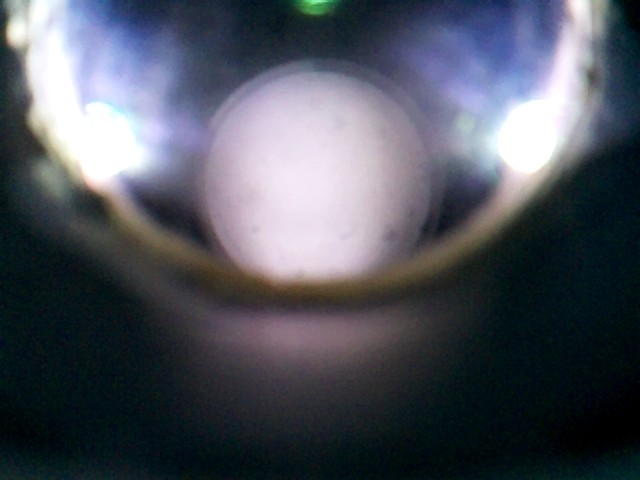
#> input picture midi-pc/data/static_training/bicarbonato/20250111_153943_foto.jpg, 640 x 480 px, found by its file name
$ python mask_pictures.py
#> lines starting #> are read from the running program, lines starting #| are printed output that depends on the picture; after the words box and inside, x2 and y2 are one past the last pixel; in counts of white or black regions, pixels touching at a corner belong together
import cv2 # type: ignore
import numpy as np
import matplotlib.pyplot as plt
import matplotlib

matplotlib.use("Agg")  # Use non-GUI backend

# Load image
image = cv2.imread('/home/alvaro/Documents/Workspace/midi/data/static_training/bicarbonato/20250111_153943_foto.jpg')
#> image is the input picture: shape (480, 640, 3); mean B, G, R 93.2, 82.8, 78.8
image_rgb = cv2.cvtColor(image, cv2.COLOR_BGR2RGB)

# Define the scale factor
# Decrease the size by 3 times
scale_factor = 1/3.0

# Get image dimensions
height, width = image.shape[:2]
#> height = 480; width = 640

# Calculate the new image dimensions
new_height = int(height * scale_factor)
#> new_height = 160
new_width = int(width * scale_factor)
#> new_width = 213

# Create a black mask
mask = np.zeros((height, width), dtype=np.uint8)

# Define circle center and radius
# center = (width // 2, int(height * 0.9))  # Moves the circle higher
#  # Center of the image
# radius = min(width, height) // 3  # Fit within the image

# Define non-integer center and radius
center_x = width / 2.02  # Example: keep it centered
#> center_x = 316.8
center_y = height * 0.39 # Move the circle up slightly
#> center_y = 187.2
radius = min(width, height) / 3.8  # Adjust the radius proportionally
#> radius = 126.3

# Convert to integers for OpenCV
center = (int(center_x), int(center_y))
#> center = (316, 187)
radius = int(radius)
#> radius = 126

# Draw a filled white circle
cv2.circle(mask, center, radius, 255, thickness=-1)
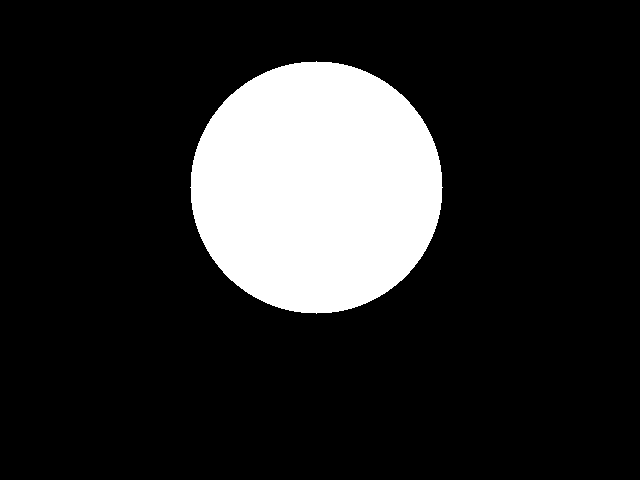
#> mask: shape (480, 640); 16.2% white; 1 white region, box (x1, y1, x2, y2) and area: (190, 61, 443, 314) 49861

# Apply mask to the image
masked_image = cv2.bitwise_and(image_rgb, image_rgb, mask=mask)
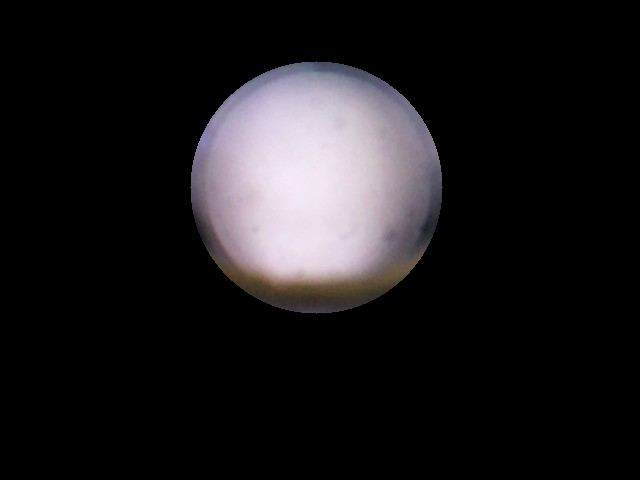
#> masked_image: shape (480, 640, 3); mean R, G, B 27.9, 25.9, 27.9

print(masked_image.shape)
#| (480, 640, 3)

# Scaled image
scaled_image = cv2.resize(src= masked_image,
                          dsize =(new_width, new_height),
                          interpolation=cv2.INTER_AREA)

print(scaled_image.shape)
#| (160, 213, 3)

# Show results
plt.plot()
plt.imshow(scaled_image)
#plt.title("3/4 Circle Masked Image")

plt.axis('off')

plt.show()

plt.savefig("scaled_image_grain2.png")
